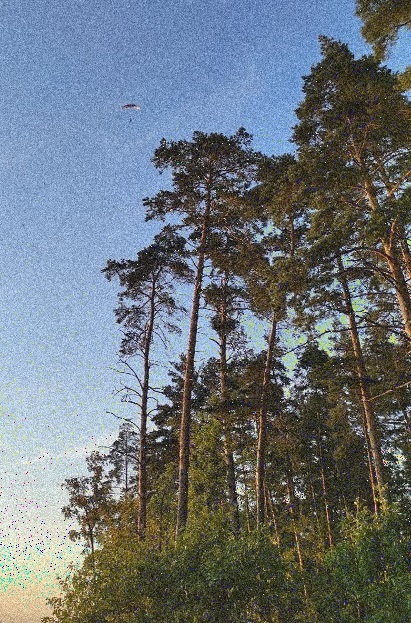
#> input picture ImageProcessingLab2/images/okaNoise.jpg, 411 x 623 px
$ python main.py
#> lines starting #> are read from the running program, lines starting #| are printed output that depends on the picture
#> the answer given: 3
#> in task2_median_filter, img is the input picture: shape (623, 411, 3); mean B, G, R 122.5, 116.3, 108
### ImageProcessingLab2/lib.py
import cv2
import numpy as np
from copy import copy

# [15 lines left out: functions constant_noise, add_gaussian_noise, not called in this run]


def median_filter(image, kernel_radius=1):
#> called with kernel_radius = 1
    result_image = copy(image)
    width, height = image.shape[:2]
#> width = 623; height = 411
    med_index = (2 * kernel_radius + 1) ** 2 // 2
    for x in range(kernel_radius, width - kernel_radius):
        for y in range(kernel_radius, height - kernel_radius):
            submatrix = image[x - kernel_radius: x + kernel_radius +
                              1, y - kernel_radius: y + kernel_radius + 1, :]
            submatrix = submatrix.reshape(-1, 3)
            submatrix = submatrix.tolist()
            submatrix.sort(key=lambda v: v[0]*0.3 + v[1]*0.59 + v[2]*0.11)
            result_image[x, y] = submatrix[med_index]
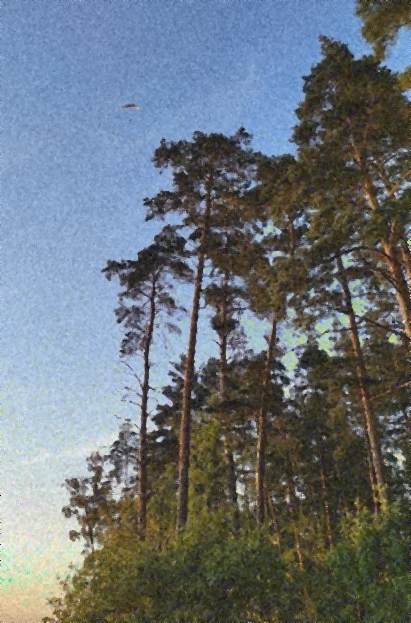
#> result_image: shape (623, 411, 3); mean B, G, R 121.6, 115.5, 107.3
    return result_image


# [27 lines left out: functions averaging_filter, immse, not called in this run]

### ImageProcessingLab2/main.py
from lib import *


def main():
	menu()


def menu():
	print(
		"""
		0. Exit.
		1. Task 1. Constant noise
		2. Task 1. Gaussian noise
		3. Task 2. Median filter
		4. Task 2. Average filter
		5. Task 3. All comparison
		6. Task 3. Show cv2 filters
		"""
	)

	while True:
#> (the run stopped early here; a loop or call above may not have finished)
